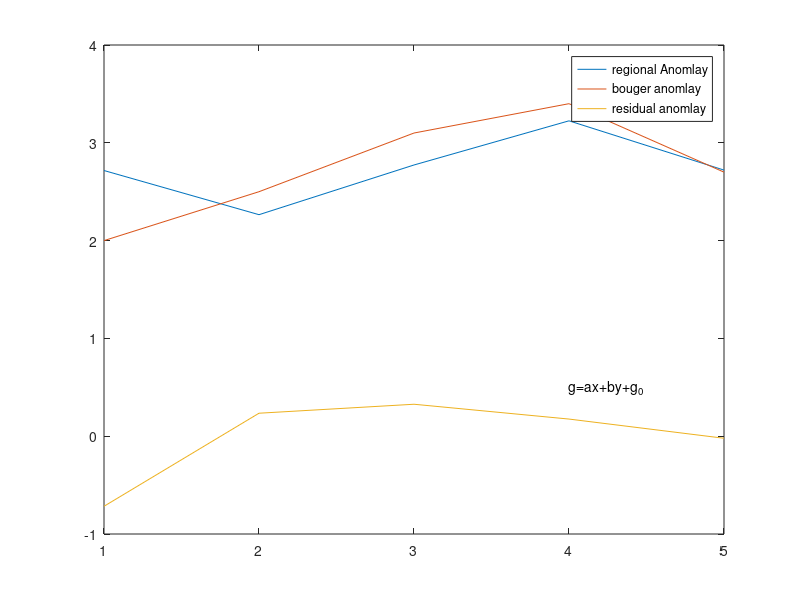

Source code (MATLAB):
% %%Assignment(5)
%regional residual seperation
7
% lat=[23.05,23.071,23.071,23.05,23.06];
% lat=lat’;
% long=[86.292,86.292,86.38,86.38,86.33];
% long=long’;
% BA=[2,2.5,3.1,3.4,2.7];
% BA=BA’
clc;
BA=[2.0;2.5;3.1;3.4;2.7];
G=[23.05 86.292;23.071 86.292;23.071 86.38;23.05 86.38;23.06 86.33];
lat=G(:,1)';
long=G(:,2)';
Gg=(inv(G'*G))*G';
a_b=Gg*BA;
regionalAnomaly=G*a_b;
residualAnomaly=BA-regionalAnomaly;
%for plotting
plot(regionalAnomaly);
hold on;
plot(BA);
plot(residualAnomaly);
legend("regional Anomlay","bouger anomlay","residual anomlay")
text(4,.5,"g=ax+by+g_0");
hold off;
clear all;